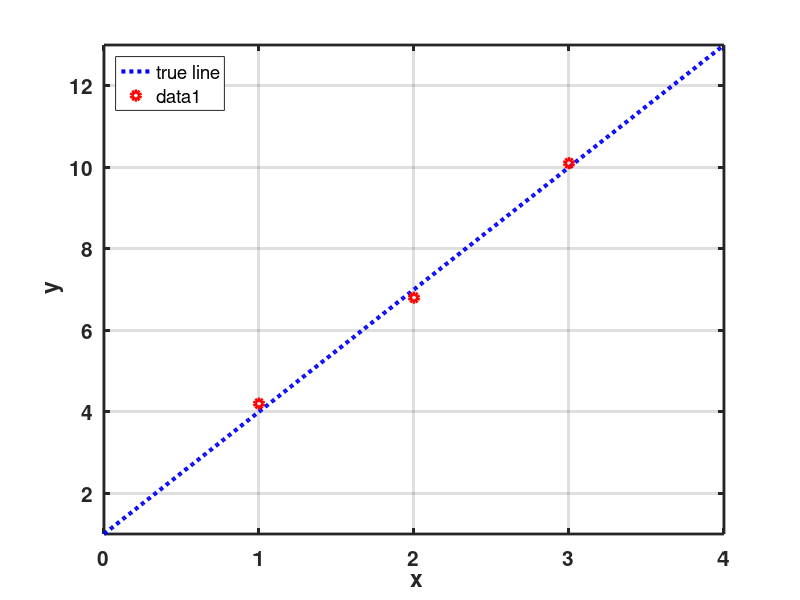

This figure's MATLAB source: (Note: this script raises an error after producing the figure.)
%{
Title: Gradient Descent 
Author: Chul Min Yeum
Email: cmyeum@uwaterloo.ca
Last updated: 2020-12-28
%}

clc; clear; close all;

%% Input data
% y = 3x + 1;
in_data = [1 2 3];
out_data = [4.2 6.8 10.1];

%% Plot for the input data
fig1=figure(1); set(fig1,'Position', [100 100 600 300]);

x = 0:0.01:4; y = 3*x+1;
plot(x,y,':b', 'linewidth', 3); hold on; warning off;
legend('true line', 'data'); 
legend('location', 'northwest');
plot(in_data, out_data, 'or', 'linewidth', 3);hold off;
grid on;xlabel('\bf x'); ylabel('\bf y'); hold off;axis tight;grid on;
xlim([0 4]); ylim([1 13]);
set(gca,'fontsize',15,'linewidth',2,'fontweight','bold');

%% Cost function
fig2=figure(2); set(fig2,'Position', [100 100 600 600]);

th1_range = 1:0.1:5;
th2_range = -1:0.1:4;
[th1,th2] = meshgrid(th1_range,th2_range);

J = CompJ(in_data, out_data, th1, th2);

s = surf(th1, th2, J,'FaceAlpha',0.5);
s.EdgeColor = 'none';
xlabel('{\theta}^1'); ylabel('{\theta}^2'); zlabel('\bf J'); 
grid on;hold off;axis tight;grid minor;
xlim([1 5]); ylim([-1 4]);
set(gca,'fontsize',15,'linewidth',2,'fontweight','bold');

%% Cost function: 2D curve given at th1 = 3
fig3= figure(3); set(fig3,'Position', [100 100 600 250]);

ind1 = find(th1_range==3); % we know that a true th1 is 3. 
plot(th2_range,J(:,ind1),'b', 'linewidth', 2); hold on;
grid on;xlabel('{\theta}^2'); ylabel('\bf J'); hold off;axis tight;grid minor;
% xlim([0 4]); ylim([1 13]);
set(gca,'fontsize',12,'linewidth',2,'fontweight','bold');

fig4=figure(4); 
set(fig4,'Position', [100 100 600 250]);

ind2 = find(th2_range==1); % we know that a true th2 is 1. 
plot(th1_range,J(ind2,:),'b', 'linewidth', 2); hold on;
grid on;xlabel('{\theta}^1'); ylabel('\bf J'); hold off;axis tight;grid minor;
% xlim([0 4]); ylim([1 13]);
set(gca,'fontsize',12,'linewidth',2,'fontweight','bold');

fig12=figure(12); set(fig12,'Position', [100 100 600 600]);

th1_range = 1:0.1:5;
th2_range = -1:0.1:4;
[th1,th2] = meshgrid(th1_range,th2_range);

J = CompJ(in_data, out_data, th1, th2);

s = surf(th1, th2, J,'FaceAlpha',0.5);
s.EdgeColor = 'none';
xlabel('{\theta}^1'); ylabel('{\theta}^2'); zlabel('\bf J'); hold on;

% plane at ind1
[tmp2,tmpJ] = meshgrid(th2_range,min(J(:)):0.1:max(J(:)));
s = surf(3*ones(size(tmp2)), tmp2, tmpJ,'FaceAlpha',0.3);
s.FaceColor = 'r';
s.EdgeColor = 'none';

grid on;axis tight;grid minor;
xlim([1 5]); ylim([-1 4]);
set(gca,'fontsize',15,'linewidth',2,'fontweight','bold'); hold off;

%% Cost function: 2D curve given at th2 = 1
fig13=figure(13); set(fig13,'Position', [100 100 600 600]);

th1_range = 1:0.1:5;
th2_range = -1:0.1:4;
[th1,th2] = meshgrid(th1_range,th2_range);

J = CompJ(in_data, out_data, th1, th2);

s = surf(th1, th2, J,'FaceAlpha',0.5);
s.EdgeColor = 'none';
xlabel('{\theta}^1'); ylabel('{\theta}^2'); zlabel('\bf J'); hold on;

% plane at ind1
[tmp1,tmpJ] = meshgrid(th1_range,min(J(:)):0.1:max(J(:)));
s = surf(tmp1, 1*ones(size(tmp1)), tmpJ,'FaceAlpha',0.3);
s.FaceColor = 'r';
s.EdgeColor = 'none';

grid on;axis tight;grid minor;
xlim([1 5]); ylim([-1 4]);
set(gca,'fontsize',15,'linewidth',2,'fontweight','bold'); hold off;

fig14=figure(14); set(fig14,'Position', [100 100 600 600]);

th1_range = 1:0.1:5;
th2_range = -1:0.1:4;
[th1,th2] = meshgrid(th1_range,th2_range);

J = CompJ(in_data, out_data, th1, th2);

s = surf(th1, th2, J,'FaceAlpha',0.5);
s.EdgeColor = 'none';
xlabel('{\theta}^1'); ylabel('{\theta}^2'); zlabel('\bf J'); hold on;

% plane at ind1
[tmp1,tmpJ] = meshgrid(th1_range,min(J(:)):0.1:max(J(:)));
s = surf(tmp1, 1*ones(size(tmp1)), tmpJ,'FaceAlpha',0.3);
s.FaceColor = 'r';
s.EdgeColor = 'none';

[tmp2,tmpJ] = meshgrid(th2_range,min(J(:)):0.1:max(J(:)));
s = surf(3*ones(size(tmp2)), tmp2, tmpJ,'FaceAlpha',0.3);
s.FaceColor = 'r';
s.EdgeColor = 'none';

grid on;axis tight;grid minor;
xlim([1 5]); ylim([-1 4]);
set(gca,'fontsize',15,'linewidth',2,'fontweight','bold'); hold off;


fig15=figure(15); set(fig15,'Position', [100 100 600 600]);

th1_range = 1:0.01:5;
th2_range = -1:0.01:4;
[th1,th2] = meshgrid(th1_range,th2_range);

J = CompJ(in_data, out_data, th1, th2);

s = surf(th1, th2, log(J),'FaceAlpha',0.5);
s.EdgeColor = 'none';
xlabel('{\theta}^1'); ylabel('{\theta}^2'); zlabel('\bf log(J)'); hold on;

grid on;axis tight;grid minor;
xlim([1 5]); ylim([-1 4]);
set(gca,'fontsize',15,'linewidth',2,'fontweight','bold'); hold off;

%% Gradient descent (Changing l_r)
n_iter = 12;
l_r = 0.05;

J1 = @(t1, t2) -2*sum((out_data-t1*in_data-t2).*in_data);
J2 = @(t1, t2) -2*sum((out_data-t1*in_data-t2));

t1 = zeros(n_iter,1);
t2 = zeros(n_iter,1);
t1(1) = 1;
t2(1) = 0;
for ii=1:n_iter-1
    t1(ii+1) = t1(ii) - l_r*J1(t1(ii), t2(ii));
    t2(ii+1) = t2(ii) - l_r*J2(t1(ii), t2(ii));
end

fig6=figure(6); 
set(fig6,'Position', [100 100 600 600]);

s = surf(th1, th2, J,'FaceAlpha',0.5); hold on;
s.EdgeColor = 'none';
grid on;xlabel('{\theta}^1'); ylabel('{\theta}^2'); zlabel('\bf J'); axis tight;grid minor;
xlim([1 5]); ylim([-1 4]);
set(gca,'fontsize',15,'linewidth',2,'fontweight','bold');

Jvec = zeros(n_iter,1);
for ii=1:n_iter
    Jvec(ii) = CompJ(in_data, out_data, t1(ii), t2(ii));
    plot3(t1(1:ii),t2(1:ii), Jvec(1:ii), 'or', 'LineWidth', 3);
    plot3(t1(1:ii),t2(1:ii), Jvec(1:ii), ':b', 'LineWidth', 3);
    
%     pause(2)
end; hold off;

%% Gradient descent (a large learning rate)
n_iter = 12;
l_r = 0.08;

J1 = @(t1, t2) -2*sum((out_data-t1*in_data-t2).*in_data);
J2 = @(t1, t2) -2*sum((out_data-t1*in_data-t2));

t1 = zeros(n_iter,1);
t2 = zeros(n_iter,1);
t1(1) = 1;
t2(1) = 0;
for ii=1:n_iter-1
    t1(ii+1) = t1(ii) - l_r*J1(t1(ii), t2(ii));
    t2(ii+1) = t2(ii) - l_r*J2(t1(ii), t2(ii));
end

fig7=figure(7); 
set(fig7,'Position', [100 100 600 600]);

th1_range = -600:1:600;
th2_range = -300:1:300;
[th1,th2] = meshgrid(th1_range,th2_range);

J = CompJ(in_data, out_data, th1, th2);

s = surf(th1, th2, J,'FaceAlpha',0.5); hold on;
s.EdgeColor = 'none';
grid on;xlabel('{\theta}^1'); ylabel('{\theta}^2'); zlabel('\bf J'); axis tight;grid minor;
% xlim([1 5]); ylim([-1 4]);
set(gca,'fontsize',15,'linewidth',2,'fontweight','bold');

Jvec = zeros(n_iter,1);
for ii=1:n_iter
    Jvec(ii) = CompJ(in_data, out_data, t1(ii), t2(ii));
    plot3(t1(1:ii),t2(1:ii), Jvec(1:ii), 'or', 'LineWidth', 3);
    plot3(t1(1:ii),t2(1:ii), Jvec(1:ii), ':b', 'LineWidth', 3);
    
    pause(2)
end; hold off;

%% cost function
function J = CompJ(in_data, out_data, th1, th2)

J = zeros(size(th1));
n_data = numel(in_data);
for ii=1:n_data
    J = J + (out_data(ii) - in_data(ii)*th1-th2).^2;
end

end
